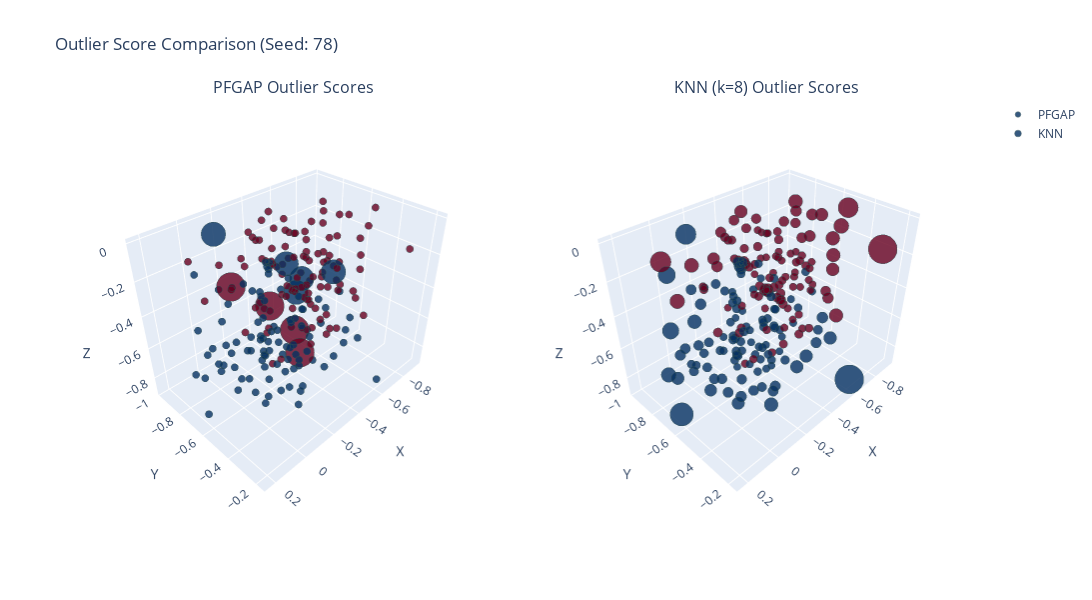

The notebook cell this image was saved under:
### Code cell
from Experiment4functions import create_3d_sphere_data
from sklearn.model_selection import train_test_split
import plotly.graph_objects as go
from plotly.subplots import make_subplots
import numpy as np

TRAIN_TEST_SPLIT = 0.7

def get_scores_for_seed(seed, method, k=None):
    """Helper function to get outlier scores from the flat DataFrame"""
    if k is not None:
        mask = (results_df['seed'] == seed) & (results_df['method'] == method) & (results_df['k'] == k)
    else:
        mask = (results_df['seed'] == seed) & (results_df['method'] == method)
    
    row = results_df[mask]
    if not row.empty:
        return row.iloc[0]['outlier_scores']
    return None

def plot_outlier_scores_3d(seed, k_value=8):
    """Plot outlier scores in 3D using the flat DataFrame"""
    # Generate the data
    data, labels, sphere = create_3d_sphere_data(seed)

    # Split data
    X_train, X_test, y_train, y_test = train_test_split(
        data, labels, test_size=1-TRAIN_TEST_SPLIT, 
        random_state=seed, stratify=labels
    )

    # Get outlier scores from the flat DataFrame
    pfgap_scores = get_scores_for_seed(seed, 'PFGAP-Euclidean')
    knn_scores = get_scores_for_seed(seed, 'KNN-Manifold', k=k_value)

    if pfgap_scores is None or knn_scores is None:
        print(f"❌ Could not find outlier scores for seed {seed}")
        print(f"PFGAP available: {pfgap_scores is not None}")
        print(f"KNN-Manifold (k={k_value}) available: {knn_scores is not None}")
        
        # Show which seeds have PFGAP data
        pfgap_seeds = results_df[results_df['method'] == 'PFGAP-Euclidean']['seed'].unique()
        print(f"Seeds with PFGAP data: {sorted(pfgap_seeds)}")
        return None

    # Normalize scores for marker size
    pfgap_scores = np.array(pfgap_scores)
    knn_scores = np.array(knn_scores)
    
    pfgap_range = np.ptp(pfgap_scores)
    knn_range = np.ptp(knn_scores)
    pfgap_norm = (pfgap_scores - pfgap_scores.min()) / (pfgap_range if pfgap_range > 0 else 1)
    knn_norm = (knn_scores - knn_scores.min()) / (knn_range if knn_range > 0 else 1)
    
    # Create a figure with subplots
    fig = make_subplots(
        rows=1, cols=2,
        specs=[[{'type': 'scene'}, {'type': 'scene'}]],
        subplot_titles=(f'PFGAP Outlier Scores', f'KNN (k={k_value}) Outlier Scores'),
        horizontal_spacing=0.05
    )
    
    # Add traces for PFGAP
    fig.add_trace(
        go.Scatter3d(
            x=X_train[:, 0],
            y=X_train[:, 1],
            z=X_train[:, 2],
            mode='markers',
            marker=dict(
                size=5 + 15 * pfgap_norm,
                color=y_train,
                colorscale='RdBu',
                opacity=0.8,
                line=dict(width=0.5, color='DarkSlateGrey')
            ),
            text=[f"PFGAP Score: {score:.4f}" for score in pfgap_scores],
            hoverinfo='text',
            name='PFGAP'
        ),
        row=1, col=1
    )
    
    # Add traces for KNN
    fig.add_trace(
        go.Scatter3d(
            x=X_train[:, 0],
            y=X_train[:, 1],
            z=X_train[:, 2],
            mode='markers',
            marker=dict(
                size=5 + 15 * knn_norm,
                color=y_train,
                colorscale='RdBu',
                opacity=0.8,
                line=dict(width=0.5, color='DarkSlateGrey')
            ),
            text=[f"KNN Score: {score:.4f}" for score in knn_scores],
            hoverinfo='text',
            name='KNN'
        ),
        row=1, col=2
    )
    
    # Set identical initial camera position
    camera = dict(eye=dict(x=1.5, y=1.5, z=1.5))
    
    fig.update_layout(
        height=600,
        width=1200,
        title_text=f"Outlier Score Comparison (Seed: {seed})",
        scene=dict(
            xaxis_title="X",
            yaxis_title="Y",
            zaxis_title="Z",
            camera=camera,
            uirevision="same_view"
        ),
        scene2=dict(
            xaxis_title="X",
            yaxis_title="Y",
            zaxis_title="Z",
            camera=camera,
            uirevision="same_view"
        )
    )
    
    return fig

# Display interactive plot for seed 67 (which has PFGAP data)
print("🎯 Creating 3D outlier score visualization...")
fig = plot_outlier_scores_3d(78, k_value=8)
if fig:
    fig.show()
else:
    print("Could not create 3D plot - trying different seed...")
    # Try seed 161 as backup
    fig = plot_outlier_scores_3d(161, k_value=8)
    if fig:
        fig.show()

### Figure 1 — Plotly figure (JSON) as saved in the notebook; plotly's stock layout.template omitted (floating-point values rounded to 4 significant figures; data arrays with more than 128 entries replaced by an {"elided": "..."} marker saying what was removed)
{"data": [{"hoverinfo": "text", "marker": {"color": {"elided": "209 float values"}, "colorscale": [[0, "rgb(103,0,31)"], [0.1, "rgb(178,24,43)"], [0.2, "rgb(214,96,77)"], [0.3, "rgb(244,165,130)"], [0.4, "rgb(253,219,199)"], [0.5, "rgb(247,247,247)"], [0.6, "rgb(209,229,240)"], [0.7, "rgb(146,197,222)"], [0.8, "rgb(67,147,195)"], [0.9, "rgb(33,102,172)"], [1, "rgb(5,48,97)"]], "line": {"color": "DarkSlateGrey", "width": 0.5}, "opacity": 0.8, "size": {"elided": "209 float values"}}, "mode": "markers", "name": "PFGAP", "scene": "scene", "text": {"elided": "209 str values"}, "type": "scatter3d", "x": {"elided": "209 float values"}, "y": {"elided": "209 float values"}, "z": {"elided": "209 float values"}}, {"hoverinfo": "text", "marker": {"color": {"elided": "209 float values"}, "colorscale": [[0, "rgb(103,0,31)"], [0.1, "rgb(178,24,43)"], [0.2, "rgb(214,96,77)"], [0.3, "rgb(244,165,130)"], [0.4, "rgb(253,219,199)"], [0.5, "rgb(247,247,247)"], [0.6, "rgb(209,229,240)"], [0.7, "rgb(146,197,222)"], [0.8, "rgb(67,147,195)"], [0.9, "rgb(33,102,172)"], [1, "rgb(5,48,97)"]], "line": {"color": "DarkSlateGrey", "width": 0.5}, "opacity": 0.8, "size": {"elided": "209 float values"}}, "mode": "markers", "name": "KNN", "scene": "scene2", "text": {"elided": "209 str values"}, "type": "scatter3d", "x": {"elided": "209 float values"}, "y": {"elided": "209 float values"}, "z": {"elided": "209 float values"}}], "layout": {"annotations": [{"font": {"size": 16}, "showarrow": false, "text": "PFGAP Outlier Scores", "x": 0.2375, "xanchor": "center", "xref": "paper", "y": 1, "yanchor": "bottom", "yref": "paper"}, {"font": {"size": 16}, "showarrow": false, "text": "KNN (k=8) Outlier Scores", "x": 0.7625, "xanchor": "center", "xref": "paper", "y": 1, "yanchor": "bottom", "yref": "paper"}], "height": 600, "scene": {"camera": {"eye": {"x": 1.5, "y": 1.5, "z": 1.5}}, "domain": {"x": [0, 0.475], "y": [0, 1]}, "uirevision": "same_view", "xaxis": {"title": {"text": "X"}}, "yaxis": {"title": {"text": "Y"}}, "zaxis": {"title": {"text": "Z"}}}, "scene2": {"camera": {"eye": {"x": 1.5, "y": 1.5, "z": 1.5}}, "domain": {"x": [0.525, 1], "y": [0, 1]}, "uirevision": "same_view", "xaxis": {"title": {"text": "X"}}, "yaxis": {"title": {"text": "Y"}}, "zaxis": {"title": {"text": "Z"}}}, "title": {"text": "Outlier Score Comparison (Seed: 78)"}, "width": 1200}}
